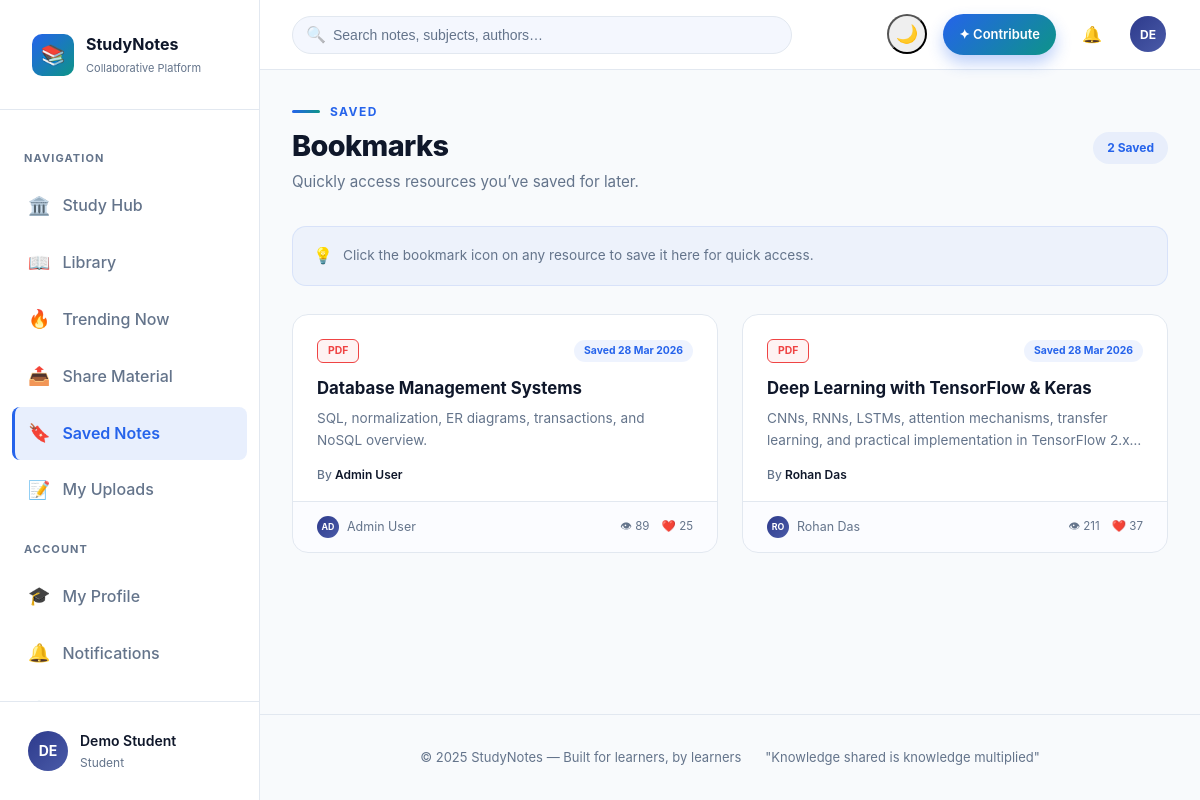
The page /bookmarks (signed in) on the database as committed earlier.
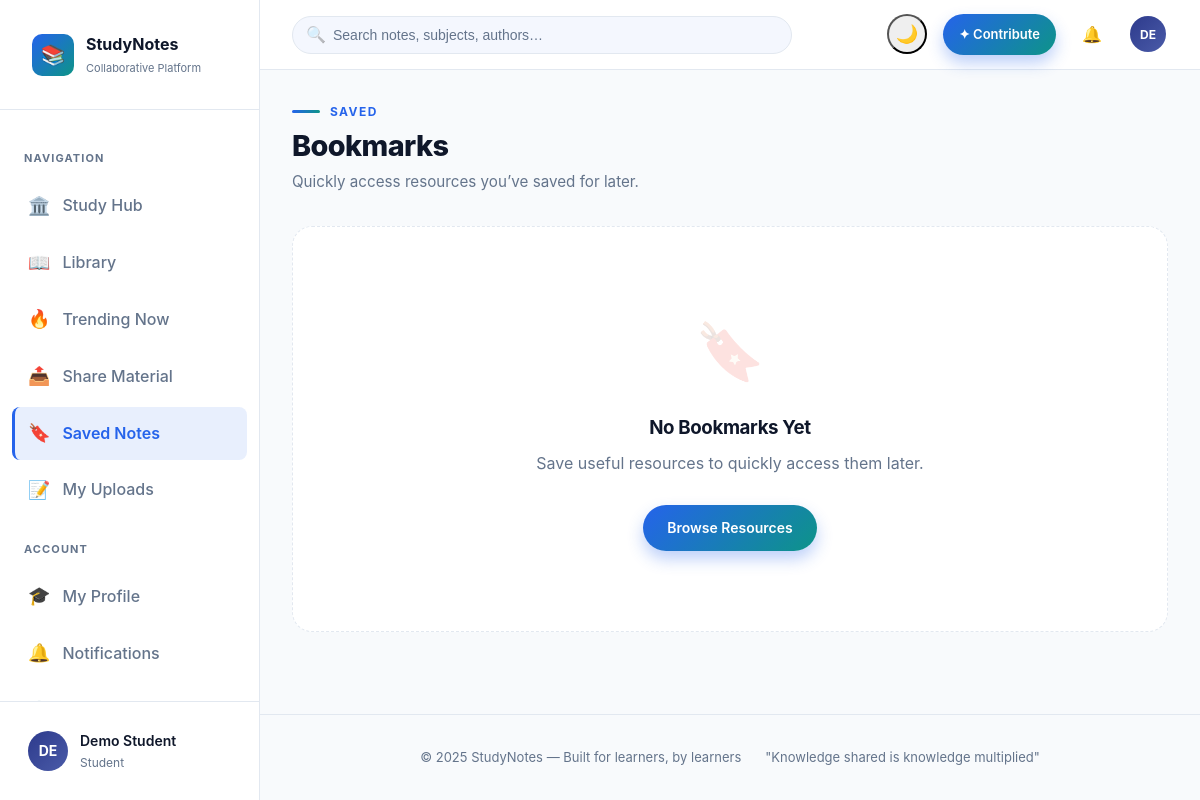
The same page on the database as committed later.
### tables this page shows
CREATE TABLE users (
    id            INTEGER PRIMARY KEY AUTOINCREMENT,
    name          TEXT    NOT NULL,
    email         TEXT    NOT NULL UNIQUE,
    password_hash TEXT    NOT NULL,
    role          TEXT    NOT NULL DEFAULT 'student',  -- 'student' | 'admin'
    bio           TEXT    DEFAULT '',
    avatar        TEXT    DEFAULT '',          -- initials used in UI
    is_blocked    INTEGER DEFAULT 0,
    last_login    TEXT    DEFAULT NULL,
    created_at    TEXT    NOT NULL DEFAULT (strftime('%Y-%m-%dT%H:%M:%S','now'))
);

CREATE TABLE notes (
    id          INTEGER PRIMARY KEY AUTOINCREMENT,
    user_id     INTEGER NOT NULL REFERENCES users(id) ON DELETE CASCADE,
    title       TEXT    NOT NULL,
    subject     TEXT    NOT NULL DEFAULT '',
    description TEXT    DEFAULT '',
    tags        TEXT    DEFAULT '',           -- comma-separated
    filename    TEXT    DEFAULT NULL,         -- saved file on disk
    file_type   TEXT    DEFAULT NULL,         -- pdf, doc, txt â€¦
    file_size   INTEGER DEFAULT 0,           -- bytes
    views       INTEGER DEFAULT 0,
    likes       INTEGER DEFAULT 0,
    downloads   INTEGER DEFAULT 0,
    is_deleted  INTEGER DEFAULT 0,
    created_at  TEXT    NOT NULL DEFAULT (strftime('%Y-%m-%dT%H:%M:%S','now'))
);

CREATE TABLE bookmarks (
    id          INTEGER PRIMARY KEY AUTOINCREMENT,
    note_id     INTEGER NOT NULL REFERENCES notes(id) ON DELETE CASCADE,
    user_id     INTEGER NOT NULL REFERENCES users(id) ON DELETE CASCADE,
    created_at  TEXT    NOT NULL DEFAULT (strftime('%Y-%m-%dT%H:%M:%S','now')),
    UNIQUE(note_id, user_id)
);

### app.py (the view)
@app.route('/bookmarks')
@login_required
def bookmarks():
    uid = session['user_id']
    bk_notes = query(
        "SELECT n.*, u.name as author_name, b.created_at as bookmarked_at "
        "FROM bookmarks b JOIN notes n ON b.note_id=n.id "
        "JOIN users u ON n.user_id=u.id "
        "WHERE b.user_id=? AND n.is_deleted=0 ORDER BY b.created_at DESC",
        (uid,)
    )
    return render_template('bookmarks.html', notes=bk_notes)

### app.py (called while the page is built)
def get_db():
    if 'db' not in g:
        g.db = sqlite3.connect(DATABASE)
        g.db.row_factory = sqlite3.Row   # dict-style rows
        g.db.execute("PRAGMA foreign_keys = ON")
        g.db.execute("PRAGMA journal_mode = WAL")
    return g.db

def query(sql, args=(), one=False):
    cur = get_db().execute(sql, args)
    rows = cur.fetchall()
    return (rows[0] if rows else None) if one else rows

def login_required(f):
    @wraps(f)
    def decorated(*args, **kwargs):
        if 'user_id' not in session:
            flash('Please sign in to continue.', 'warning')
            return redirect(url_for('login', next=request.path))
        return f(*args, **kwargs)
    return decorated

@app.context_processor
def inject_globals():
    user = None
    if 'user_id' in session:
        user = query("SELECT * FROM users WHERE id = ?", (session['user_id'],), one=True)
    notif_count = 0
    if user:
        notif_count = query(
            "SELECT COUNT(*) as c FROM notifications WHERE user_id=? AND read=0",
            (user['id'],), one=True
        )['c']
    return dict(current_user=user, notif_count=notif_count)

@app.template_filter('timeago')
def timeago_filter(dt_str):
    try:
        dt = datetime.fromisoformat(str(dt_str))
        diff = datetime.utcnow() - dt
        s = diff.total_seconds()
        if s < 60:       return 'just now'
        if s < 3600:     return f"{int(s//60)}m ago"
        if s < 86400:    return f"{int(s//3600)}h ago"
        if s < 2592000:  return f"{int(s//86400)}d ago"
        return dt.strftime('%d %b %Y')
    except Exception:
        return str(dt_str)

### templates/bookmarks.html (shortened to what this page needs)
{% extends "base.html" %}
{% block content %}
<div
  style="display: flex; align-items: center; justify-content: space-between; flex-wrap: wrap; gap: 20px; margin-bottom: 32px;">
  <div>
    <div style="display: flex; align-items: center; gap: 10px; margin-bottom: 8px;">
      <span
        style="width: 28px; height: 3px; background: linear-gradient(90deg, var(--clr-primary), var(--clr-secondary)); border-radius: 2px;"></span>
      <span
        style="font-size: 0.75rem; font-weight: 700; text-transform: uppercase; letter-spacing: 0.12em; color: var(--clr-primary);">
        Saved
      </span>
    </div>
    <h1 style="color: var(--clr-text); font-weight: 800; font-size: 1.8rem; margin-bottom: 6px;">
      Bookmarks
    </h1>
    <p style="color: var(--clr-text-soft); font-size: 0.95rem;">
      Quickly access resources you’ve saved for later.
    </p>
  </div>
  {% if notes %}
  <div style="padding: 6px 14px; border-radius: 20px; background: rgba(37,99,235,0.08);
              color: var(--clr-primary); font-size: 0.75rem; font-weight: 700;">
    {{ notes|length }} Saved
  </div>
  {% endif %}
</div>
{% if notes %}
<div class="card" style="padding: 16px 20px; margin-bottom: 28px; border-radius: 14px;
                        background: rgba(37,99,235,0.05); border: 1px solid rgba(37,99,235,0.1);">
  <div style="display: flex; align-items: center; gap: 10px;">
    <span style="font-size: 1rem;">💡</span>
    <span style="font-size: 0.85rem; color: var(--clr-text-soft);">
      Click the bookmark icon on any resource to save it here for quick access.
    </span>
  </div>
</div>
{% endif %}
<div class="notes-g">
  {% for n in notes %}
  {% set ext = n.file_type or 'txt' %}
  {% set nc_colors = {
  'pdf':'#ef4444','doc':'#3b82f6','docx':'#3b82f6',
  'txt':'#10b981','ppt':'#f59e0b','pptx':'#f59e0b',
  'png':'#8b5cf6','jpg':'#8b5cf6'
  } %}
  <a class="nc" href="{{ url_for('note_detail', note_id=n.id) }}"
    style="--sc-c:{{ nc_colors.get(ext, 'var(--clr-primary)') }};">
    <div class="nc-bod">
      <div style="display: flex; justify-content: space-between; align-items: center; margin-bottom: 14px;">
        <span style="color: {{ nc_colors.get(ext, 'var(--clr-primary)') }};
                     font-weight: 700; font-size: 0.65rem;
                     text-transform: uppercase;
                     border: 1.5px solid currentColor;
                     padding: 3px 10px; border-radius: 6px;
                     background: {{ nc_colors.get(ext, 'var(--clr-primary)') }}10;">
          {{ ext.upper() }}
        </span>
        <span style="font-size: 0.65rem; color: var(--clr-primary);
                     background: rgba(37,99,235,0.08);
                     padding: 3px 10px; border-radius: 20px; font-weight: 700;">
          Saved {{ n.bookmarked_at|timeago if n.bookmarked_at else 'recently' }}
        </span>
      </div>
      <div class="nc-tit">{{ n.title }}</div>
      <div style="color: var(--clr-text-soft); font-size: 0.85rem; line-height: 1.6; margin-bottom: 14px;
                  display: -webkit-box; -webkit-line-clamp: 2; -webkit-box-orient: vertical; overflow: hidden;">
        {{ n.description or 'No description available.' }}
      </div>
      <div style="font-size: 0.75rem; color: var(--clr-text-soft); font-weight: 500;">
        By <span style="color: var(--clr-text); font-weight: 600;">{{ n.author_name }}</span>
      </div>
    </div>
    <div class="nc-ft">
      <div style="display: flex; align-items: center; gap: 8px;">
        <div class="av" style="width: 22px; height: 22px; font-size: 0.55rem;">
          {{ n.author_name[:2].upper() }}
        </div>
        <span style="font-size: 0.78rem; color: var(--clr-text-soft);">
          {{ n.author_name }}
        </span>
      </div>
      <div style="display: flex; gap: 12px; font-size: 0.72rem; color: var(--clr-text-soft);">
        <span>👁 {{ n.views }}</span>
        <span>❤️ {{ n.likes }}</span>
      </div>
    </div>
  </a>
  {% else %}
  <div style="grid-column: 1/-1;">
    <div class="card" style="text-align: center; padding: 80px 24px; border-radius: 20px; border-style: dashed;">
      <div style="font-size: 3.5rem; margin-bottom: 20px; opacity: 0.15;">🔖</div>
      <h3 style="margin-bottom: 12px; color: var(--clr-text); font-weight: 700;">
        No Bookmarks Yet
      </h3>
      <p
        style="color: var(--clr-text-soft); margin-bottom: 28px; max-width: 400px; margin-left: auto; margin-right: auto;">
        Save useful resources to quickly access them later.
      </p>
      <a href="{{ url_for('notes') }}" class="btn btn-p">
        Browse Resources
      </a>
    </div>
  </div>
  {% endfor %}
</div>
{% endblock %}

### templates/base.html (shortened to what this page needs)
<!DOCTYPE html>
<html lang="en" data-theme="light">
<head>
</head>
<body>
  {% if current_user %}
  <div class="app">
    <aside class="sidebar" id="sidebar">
      <div class="s-logo">
        <div class="s-mark">📚</div>
        <div class="s-txt">StudyNotes<small>Collaborative Platform</small></div>
      </div>
      <nav class="s-nav">
        <div class="nav-sec">Navigation</div>
        <a href="{{ url_for('index') }}" class="nav-a {% if request.endpoint == 'index' %}on{% endif %}">
          <span class="nav-ico">🏛️</span> Study Hub
        </a>
        <a href="{{ url_for('notes') }}"
          class="nav-a {% if request.endpoint in ('notes', 'note_detail', 'browse_tag') %}on{% endif %}">
          <span class="nav-ico">📖</span> Library
        </a>
        <a href="{{ url_for('trending') }}" class="nav-a {% if request.endpoint == 'trending' %}on{% endif %}">
          <span class="nav-ico">🔥</span> Trending Now
        </a>
        <a href="{{ url_for('upload') }}" class="nav-a {% if request.endpoint == 'upload' %}on{% endif %}">
          <span class="nav-ico">📤</span> Share Material
        </a>
        <a href="{{ url_for('bookmarks') }}" class="nav-a {% if request.endpoint == 'bookmarks' %}on{% endif %}">
          <span class="nav-ico">🔖</span> Saved Notes
        </a>
        <a href="{{ url_for('my_notes') }}" class="nav-a {% if request.endpoint == 'my_notes' %}on{% endif %}">
          <span class="nav-ico">📝</span> My Uploads
        </a>
        <div class="nav-sec">Account</div>
        <a href="{{ url_for('profile') }}" class="nav-a {% if request.endpoint == 'profile' %}on{% endif %}">
          <span class="nav-ico">🎓</span> My Profile
        </a>
        <a href="{{ url_for('notifications') }}"
          class="nav-a {% if request.endpoint == 'notifications' %}on{% endif %}">
          <span class="nav-ico">🔔</span> Notifications
        </a>
        <a href="{{ url_for('change_password') }}"
          class="nav-a {% if request.endpoint == 'change_password' %}on{% endif %}">
          <span class="nav-ico">🔒</span> Change Password
        </a>
      </nav>
      <div class="s-foot">
        <a href="{{ url_for('profile') }}" class="s-user">
          <div class="av"
            style="background:linear-gradient(135deg, {{ '#c8961e' if current_user.role == 'admin' else '#2d3a8c' }}, {{ '#f0c744' if current_user.role == 'admin' else '#4a5ba8' }})">
            {{ current_user.name[:2].upper() }}
          </div>
          <div>
            <div class="u-nm">{{ current_user.name }}</div>
            <div class="u-rl">{{ current_user.role }}</div>
          </div>
        </a>
      </div>
    </aside>
    <div class="main">
      <header class="hdr">
        <form class="h-search" action="{{ url_for('notes') }}" method="get">
          <span class="s-ico">🔍</span>
          <input type="text" name="q" placeholder="Search notes, subjects, authors…"
            value="{{ request.args.get('q', '') }}" autocomplete="off" />
        </form>
        <div class="h-right">
          <button class="ib theme-btn" onclick="toggleTheme()" title="Toggle Theme" id="theme-btn">
          </button>
          <a href="{{ url_for('upload') }}" class="btn btn-p btn-sm">✦ Contribute</a>
          <a href="{{ url_for('notifications') }}" class="ib" title="Notifications">
            🔔
          </a>
          <a href="{{ url_for('profile') }}" class="ib" title="Profile">
            <div class="av"
              style="width:36px; height:36px; font-size:12px; background:linear-gradient(135deg, {{ '#c8961e' if current_user.role == 'admin' else '#2d3a8c' }}, {{ '#f0c744' if current_user.role == 'admin' else '#4a5ba8' }})">
              {{ current_user.name[:2].upper() }}
            </div>
          </a>
        </div>
      </header>
      <div class="page">
        {% block content %}{% endblock %}
      </div>
      <div class="page-foot">
        <span>© 2025 StudyNotes — Built for learners, by learners</span>
        <span>"Knowledge shared is knowledge multiplied"</span>
      </div>
    </div>
  </div>
  {% endif %}
</body>
</html>

Rows that differ between the two databases and show on the page:
removed bookmarks: bookmarked_at "28 Mar 2026", title "Database Management Systems", description "SQL, normalization, ER diagrams, transactions, and NoSQL overview.", author_name "Admin User", name "AD", views "89", likes "25"
removed notes: upper "PDF"
removed bookmarks: bookmarked_at "28 Mar 2026", title "Deep Learning with TensorFlow & Keras", description "CNNs, RNNs, LSTMs, attention mechanisms, transfer learning, and practical implementation in TensorFlow…", author_name "Rohan Das", name "RO", views "211", likes "37"
removed notes: upper "PDF"
Other text that changed with them:
{{ notes|length }}: "2" → (not shown)
text no longer shown: "Saved 💡 Click the bookmark icon on any resource to save it here for quick access."
text now shown: "🔖 No Bookmarks Yet Save useful resources to quickly access them later. Browse Resources"
